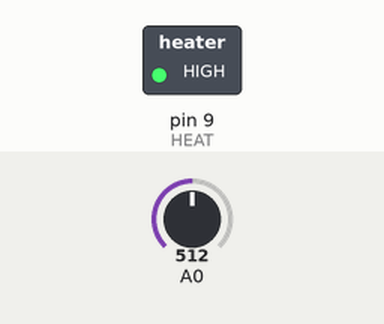
Recording of a sketch running on a simulated Arduino Uno, built with avr-gcc and run on an emulated ATmega328P. On the bench: switched loads named in the sketch (green lamp = pin HIGH). The inputs (shaded band) are chosen by the test bench; at power-on: A0 = 512.

Above: at 0.1 s.
Timing chart, 0 to 1.6 s (numbered marks = the images above):
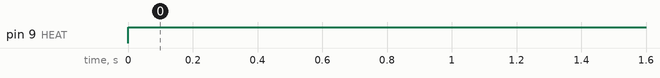

The sketch:

sketch.ino
```cpp
// intermediate int overflow: analogRead*5000 exceeds 16-bit int
const int HEAT=9;
bool on=false;
void setup(){pinMode(HEAT,OUTPUT);}
void loop(){
  int mv = analogRead(A0) * 5000 / 1023;
  float c = mv / 10.0;
  if(c < 18.0) on=true;
  else if(c > 22.0) on=false;
  digitalWrite(HEAT, on?HIGH:LOW);
  delay(50);
}
```

Measured:
- by itself, pin 9 (HEAT): LOW → HIGH at 0.00 s
